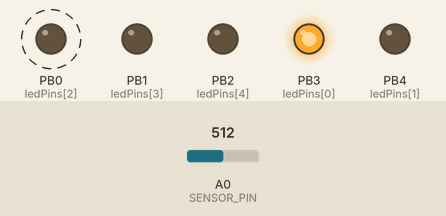
This sketch was run on a simulated ATtiny85, built with avr-gcc and run on an emulated ATtiny85. Shown: output pins drawn as LEDs (lit = HIGH). Dashed ring = blinking. Inputs (shaded band) come from the test bench; at power-on: A0 (SENSOR_PIN) = 512.

Above: at 6.7 s.
6.8 s: A0 (SENSOR_PIN) set to 521
At 9.0 s:
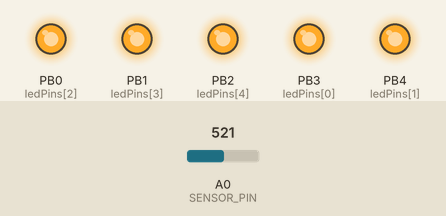
9.3 s: A0 (SENSOR_PIN) set to 511
At 10.5 s:
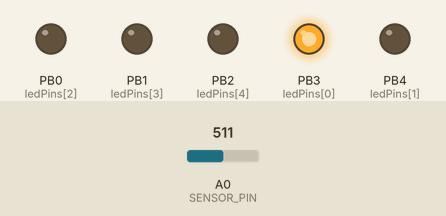
10.8 s: A0 (SENSOR_PIN) set to 716
At 19.25 s:
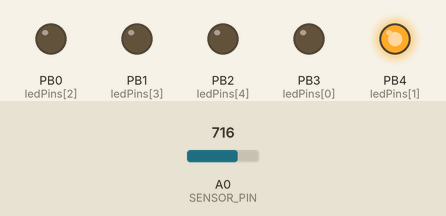
Timing chart, 0 to 38.4 s (numbered marks = the images above; inputs shaded):
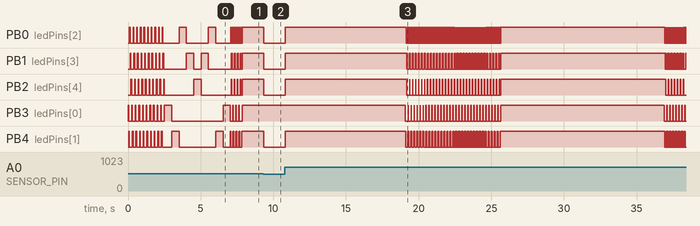

The sketch:

ATtiny85_LDR_5-LED.INO
```cpp
/*  Last used 17/11/2015
    Michael Best    Ver 2.1b    16-07-2015
    ATtiny85_LDR_5-LED
    Arduino IDE 1.6.5

   http://www.mlbelanger.com/arduino/attiny/attiny85-via-arduino-quickstart-guide/

   http://highlowtech.org/?p=1695
   http://42bots.com/tutorials/how-to-program-attiny85-with-arduino-uno-part-1/
   http://42bots.com/tutorials/how-to-program-attiny85-with-arduino-uno-part-2/

   http://www.atmel.com/Images/Atmel-2586-AVR-8-bit-Microcontroller-ATtiny25-ATtiny45-ATtiny85_Datasheet.pdf

  Must install ATtiny support in Arduino 1.6.5 (http://highlowtech.org/?p=1695)
  In Arduino 1.6.5, you can install the ATtiny support using the built-in boards manager.
   * Open "File > Preferences" dialog in the Arduino software.
   * Find the “Additional Boards Manager URLs” field near the bottom of the dialog.
   * Paste the following URL into the field (use a comma to separate it from any URLs you’ve already added):
       https://raw.githubusercontent.com/damellis/attiny/ide-1.6.x-boards-manager/package_damellis_attiny_index.json
   * Click the OK button to save your updated preferences.
   * Open the boards manager in the “Tools > Board > Board Manager” menu.
   * Scroll to the bottom of the list; you should see an entry for “ATtiny”.
   * Click on the ATtiny entry. An install button should appear. Click the install button.
   * The word “installed” should now appear next to the title of the ATtiny entry.
   * Close the boards manager.
   * You should now see an entry for ATtiny in the “Tools > Board” menu.

  Setup Arduino UNO as a programmer - "Arduino as ISP" <<<<  http://www.instructables.com/id/ATtiny-Programming-Shield-for-Arduino-1/
   a) Tools > Boards > Arduino UNO
   b) Tools > Serial Port > Comm??? (Ardiuno UNO)
   c) Program Arduino as ISP (Files > Examples > ArduinoISP)

  ###########################################################################################################
  Arduino software to communicate to the ATtiny85 using "Arduino as ISP":
   3) Tools > Programmer > "Arduino as ISP"
   4) Tools > Boards > ATtiny
   5) Tools > Processor > ATtiny85
   6) Tools > Clock > 1MHz (internal clock)
   7) Tools > Serial Port > Comm??? (Ardiuno UNO)
   8) Sketch > Upload Using Programmer
  ------------ Message ------------
  Sketch uses 2,186 bytes (26%) of program storage space. Maximum is 8,192 bytes.
  Global variables use 36 bytes of dynamic memory.
  ------------
  ###########################################################################################################

   -or-  ??? Only worked once ???
   Arduino software to communicate to the ATtiny85 using "AVR ISP":             NOT using Sparkfun "AVR ISP" Shield with Arduino UNO (ArduinoISP 04m3, NO bootloader) https://www.sparkfun.com/products/11168
   3) Tools > Programmer > "AVR ISP"
   4) Tools > Boards > ATtiny85 (internal 1MHz clock) to select the ATtiny85 chip as our target.
   5) Tools > Serial Port > Comm??? (Ardiuno UNO)
   6) File > Upload Using Programmer

   Ignor Error >> avrdude: please define PAGEL and BS2 signals in the configuration file for part ATtiny85   http://highlowtech.org/?p=1229
   Note that stock ATtiny85 chips run at 1MHz speed so the 8MHz setting won't work out of the box.
*/

#define TRUE  1
#define FALSE 0

// ------ Program for Arduino UNO for debugging instead of ATtiny85 ------
// #define UNO_DEBUG

// ------- NOTE: Pin 1 is Analog inpot (A0) shared with RESET line.  Could do fuse to disable the RESET pin, but then can't reburn the chip without a High Voltage Programming.  ------
// ------- So ADC input (hardware) if <1V will RESET. -----
// ------- But if it does get to LOW it will reboot the ATtiny85 -----

// ------- Light Dependent Resistor (2K-200KR, Element14:2568243) with 100KR pull down = RESET will not activate, but has poor range ----
// #define ADC_MIN    0x350   // Dark Min Level
// #define ADC_MAX    0x3F0   // Bright Max Level

// ------- Light Dependent Resistor (2K-200KR, Element14:2568243) with 10KR pull down = RESET will activate, but has better range----
#define ADC_MIN    0x300   // Dark Min Level
#define ADC_MAX    0x370   // Bright Max Level


// 20ms to 0.5s
#define WAIT_MIN 20
#define WAIT_MAX 500


// ATMEL ATTINY85 / ARDUINO
//
//                  +-\/-+
// Ain0 (D 5) PB5  1|    |8  Vcc
// Ain3 (D 3) PB3  2|    |7  PB2 (D 2)  Ain1
// Ain2 (D 4) PB4  3|    |6  PB1 (D 1) pwm1
//            GND  4|    |5  PB0 (D 0) pwm0
//                  +----+
#define SENSOR_PIN   A0     // Pin 1 = A0 (PB5); select the input pin for the LDR - Light Dependent Resistor (2K-200KR), Far 2568243
#define LED_1_PIN     3     // Pin 5 = D0 (PB0); select the outpu pin for the LED1
#define LED_2_PIN     4     // Pin 6 = D1 (PB1); select the outpu pin for the LED2
#define LED_3_PIN     0     // Pin 7 = D2 (PB2); select the outpu pin for the LED3
#define LED_4_PIN     1     // Pin 2 = D3 (PB3); select the outpu pin for the LED4
#define LED_5_PIN     2     // Pin 3 = D4 (PB4); select the outpu pin for the LED5


int ledCount = 5;
// int ledPins[] = { LED_1_PIN, LED_2_PIN, LED_3_PIN, LED_4_PIN, LED_5_PIN };
int ledPins[] = { 3, 4, 0, 1, 2 };

int AC_light;

unsigned int adc_min, adc_max;


void setup()
//=====================================================
{
  // declare the ledPin as an OUTPUT
  for (int thisLed = 0; thisLed < ledCount; thisLed++) {
    pinMode(ledPins[thisLed], OUTPUT);
    }

  // declare the Sensor Pin as an INPUT
  pinMode(SENSOR_PIN, INPUT);

  // ------ Show that we have just booted up
  for(int i=0; i<10; i++) {
    // ------ LED Scroll UP ------
    for (int thisLed = 0; thisLed < ledCount; thisLed++) {
      digitalWrite(ledPins[thisLed], HIGH);
      delay(50);
      digitalWrite(ledPins[thisLed], LOW);
      }
    }

  #ifdef UNO_DEBUG
    Serial.begin(9600);
  #endif

  // ---- Pre setup default min/max ----
  //  adc_min = ADC_MIN;
  //  adc_max = ADC_MAX;

  // ---- Pre setup default min/max for auto-scaling ----
  adc_min = 0xFFFF;
  adc_max = 0x0000;
}


void loop()
//=====================================================
{
  int period = 0;
  static int period_sum = 0;
  int bargraphValue;
  static byte SCROLL = TRUE;
  static byte bargraph_on = TRUE;
  int MAX_PERIOD = (5 * 1000);  //  5 seconds

  if(SCROLL) {
    // ------ Do LED scroll up / down ------
    for (int thisLed = 0; thisLed < ledCount-1; thisLed++) {
      // ------ Scroll up ------
      digitalWrite(ledPins[thisLed], HIGH);
      period = sensorValue();
      period_sum = period + period_sum;
      delay(period);
      digitalWrite(ledPins[thisLed], LOW);
      }
    for (int thisLed = ledCount-1; thisLed > 0; thisLed--) {
      // ------ Scroll down ------
      digitalWrite(ledPins[thisLed], HIGH);
      period = sensorValue();
      period_sum = period + period_sum;
      delay(period);
      digitalWrite(ledPins[thisLed], LOW);
      }
    if(period_sum > MAX_PERIOD) {
      period_sum = 0;
      SCROLL = FALSE;
      }
    }

  else {
    // ------ Do LED Bargraph ------
    static byte bargraph_on = TRUE;
    bargraphValue = map(sensorValue(), WAIT_MAX, WAIT_MIN, 0, 5);
    for (int thisLed = 0; thisLed < ledCount; thisLed++) {
      if(!AC_light || bargraph_on) {
        // ------ DC Lighting or AC Lighting flash bargraph on -----
        if(bargraphValue < thisLed)       digitalWrite(ledPins[thisLed], LOW);
        else                              digitalWrite(ledPins[thisLed], HIGH);
        }
      else {
        // ------ AC Lighting flash bargraph off ------
        digitalWrite(ledPins[thisLed], LOW);
        }
      }
    bargraph_on = bargraph_on ^ 1;    // For AC Lighting toggle bargraph On/Off
    period = 50;
    period_sum = period + period_sum;
    delay(period);
    if(period_sum > MAX_PERIOD * 2) {
      period_sum = 0;
      SCROLL = TRUE;
      }
    }

}


int sensorValue()
//=====================================================
{
  unsigned int sensorValue, result;
  unsigned int maxValue, minValue, diffValue;

  // --- read the ADC value from the sensor ---
  sensorValue = analogRead(SENSOR_PIN);

  // --- Burst ADC mode --- Check if light source is AC or DC ---
  maxValue = minValue = sensorValue;
  for(int i = 0; i < 50;  i++) {
    sensorValue = analogRead(SENSOR_PIN);
    if(sensorValue < minValue)   minValue = sensorValue;
    if(sensorValue > maxValue)   maxValue = sensorValue;
    }
  diffValue = maxValue - minValue;
  if(diffValue > 1)   AC_light = TRUE;
  else                AC_light = FALSE;

  // --- Auto scale ---
  if(sensorValue < adc_min)   adc_min = sensorValue;
  if(sensorValue > adc_max) adc_max = sensorValue;

  // --- Constrain and map ADC to a delay value ---
  result = constrain(sensorValue, adc_min, adc_max);
  result = map(result, adc_min, adc_max, WAIT_MAX, WAIT_MIN);

  #ifdef UNO_DEBUG
    Serial.print("raw=");        Serial.print(sensorValue);     Serial.print(" 0x");         Serial.print(sensorValue, HEX);
    Serial.print(", min=0x");    Serial.print(adc_min, HEX);    Serial.print(", max=0x");    Serial.print(adc_max, HEX);
    Serial.print(", diff=");     Serial.print(diffValue);
    Serial.print(", now=");      Serial.print(result);
    if(AC_light) Serial.println(", AC Lighting");
    else         Serial.println(", DC Lighting");
  #endif

  return(result);
}
```

Measured:
- the behaviour switches between 512 and 513 on A0 (SENSOR_PIN) (found by bisection; images 0 and 1)
- after the input at 9.3 s, PB0 (ledPins[2]), PB1 (ledPins[3]), PB2 (ledPins[4]), PB4 (ledPins[1]): HIGH → LOW after 0.05 s
